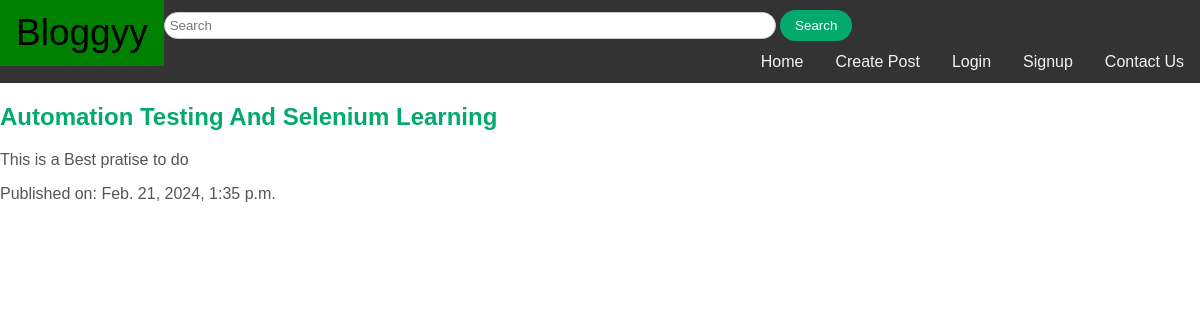
The page /view_post/13/ on the database its author committed.
### blog/models.py (models this page shows, shortened)
class Post(models.Model):
    title=models.CharField(max_length=600)
    content=models.TextField()
    pub_date=models.DateTimeField('DATE PUBLISHED')

### blog/views.py (the view)
# urls.py: path('view_post/<int:post_id>/', views.view_post, name='view_post'),
def view_post(request, post_id):
    post = get_object_or_404(Post, pk=post_id)
    return render(request, 'blog/view_post.html', {'post': post})

### blog/templates/blog/view_post.html (shortened to what this page needs)
<!DOCTYPE html>
<html lang="en">
<head>
</head>
<body>
{% extends 'blog/base.html' %}
{% block content %}
  <div class="container">
        <div class="post-details">
            <h2>{{ post.title }}</h2>
            <div class="post-content">
                <p>{{ post.content }}</p>
            </div>
            <p>Published on: {{ post.pub_date }}</p>
        </div>
    </div>
{% endblock %}

### blog/templates/blog/view_post.html (style rules this page uses)
.container { max-width: 800 px; margin: 0 auto; padding: 20 px; }
.post-details { background-color: #fff; padding: 20 px; border-radius: 5 px; box-shadow: 0 0 10 px rgba(0, 0, 0, 0.1); }
h2 { color: #04AA6D; }
p { color: #555; }

### blog/templates/blog/base.html (style rules this page uses)
body { margin: 0; font-family: Arial, Helvetica, sans-serif; }

### rows shown on the page
Post: title "Automation Testing And Selenium Learning", content "This is a Best pratise to do", pub_date "Feb. 21, 2024, 1:35 p.m."
